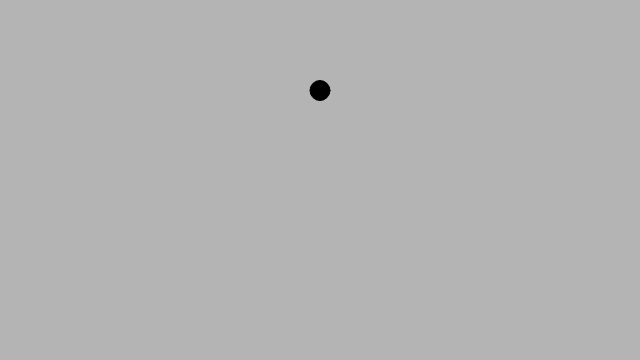
Frame 1 (no input)
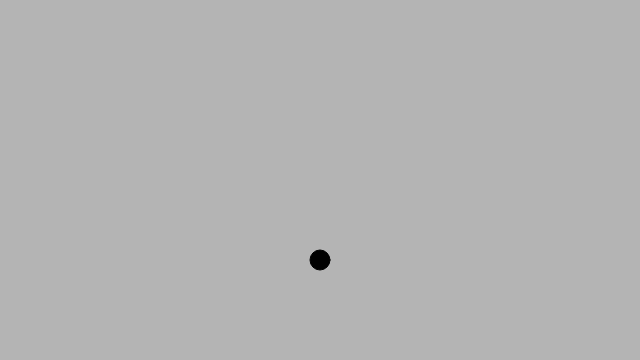
Frame 60 (no input)
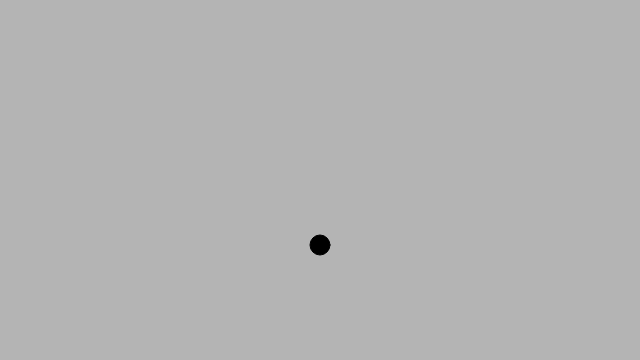
Frame 120 (the mouse pressed at the canvas centre since frame 60)

The p5.js sketch that drew these frames (run headless with seeded random() and noise() and a simulated clock; from frame 60 on, the mouse is pressed at the canvas centre):

// p5.js sketch
// ── sketch.js
let mover

function setup() {
  createCanvas(640, 360)
  mover = new Mover(width / 2, height / 4)
}

function draw() {
  background(180)

  let gravity = createVector(0, 0.5)
  let wind = createVector(0.1, 0)

  mover.applyForce(gravity)
  if (mouseIsPressed) {
    // mover.applyForce(wind)
    pull = createVector(mouseX, mouseY).sub(mover.pos).normalize()
    mover.applyForce(pull)
  }
  // show vel
  // line(mover.pos.x, mover.pos.y, mover.pos.x + 10*mover.vel.x, mover.pos.y + 10*mover.vel.y)
  // show acc
  // line(mover.pos.x, mover.pos.y, mover.pos.x + 100*mover.acc.x, mover.pos.y + 100*mover.acc.y)
  mover.update()
  mover.show()
}
// ── mover.js
class Mover {
  constructor(x, y) {
    this.pos = createVector(x, y)
    this.vel = createVector(0, 0)
    this.acc = createVector(0, 0)
    this.m = 1
    this.r = 10
  }

  applyForce(force) {
    this.acc.add(force.div(this.m))
  }

  bounce() {
    if (this.pos.y >= height - this.r) {
      this.pos.y = height - this.r
      this.vel.y *= -1
    }
    if (this.pos.y <= 0) {
      this.pos.y = 0
      this.vel.y *= -1
    }
    if (this.pos.x >= width - this.r) {
      this.pos.x = width - this.r
      this.vel.x *= -1
    }
    if (this.pos.x <= 0) {
      this.pos.x = 0
      this.vel.x *= -1
    }
  }

  update() {
    this.vel.add(this.acc)
    this.vel.limit(10)
    
    this.pos.add(this.vel)

    this.bounce()

    this.acc.set(0, 0)
  }

  show() {
    stroke(0)
    fill(0)
    ellipse(this.pos.x, this.pos.y, 2*this.r)
  }
}
